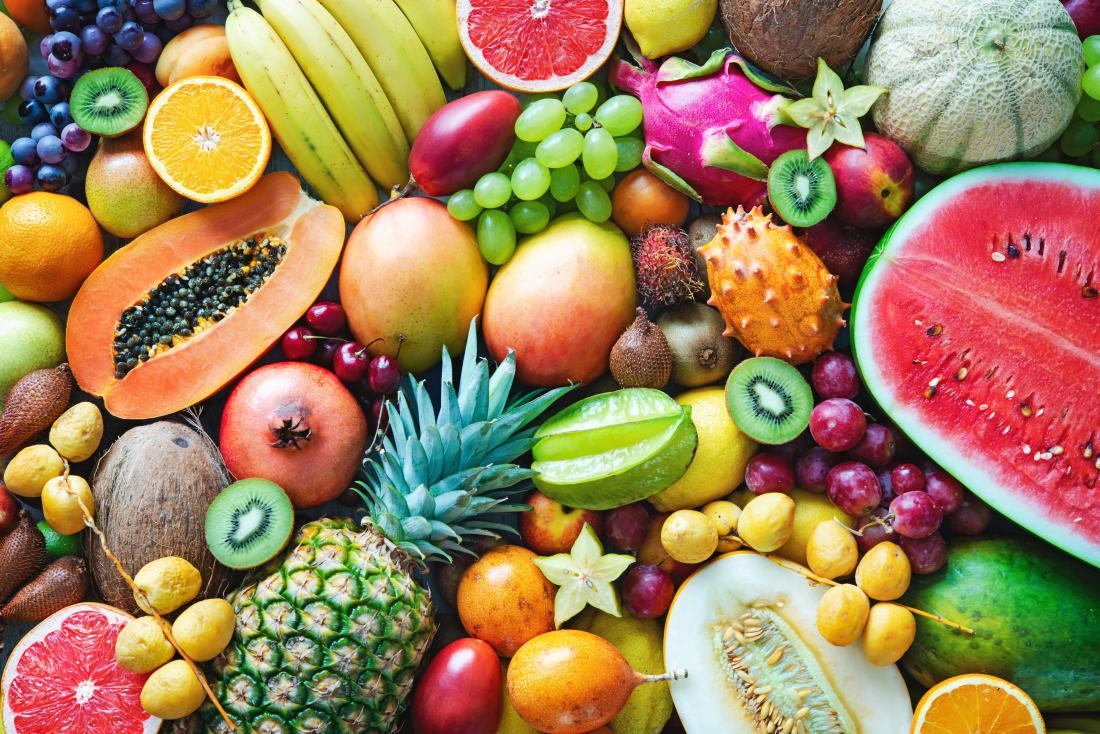
//> input picture exercise1/img/fruits.jpg, 1100 x 734 px
$ ./Ex1_start   (built with g++ and OpenCV 4)
//> lines starting //> are read from the running program, lines starting //| are printed output that depends on the picture; after the words box and inside, x2 and y2 are one past the last pixel; in counts of white or black regions, pixels touching at a corner belong together
// TU Dresden, Inf, CV1 Ex1, Holger Heidrich
// Aufg 1, non-linear grey value transformation, solarization
// --
// This program plays with colors simulating solarization.
// Clicking two times into the "GreyCurve"-image gives two points.
// Make these points be the extremals of a polynomial of degree three in the range 0..255 x 0..255.\n"
// The "GreyCurve"-image itself has size (512,512). Point (0,0) is upper left corner. \n"
// Use the polynomial y(x) to map values x of the input image to values y of an output image by creating and using a lookup table.\n"
// Saturate to 0 and 255 if the mapped grey / color values exceed these values. \n"
//-----------------------------------------------------------------------------
#include "opencv2/imgproc/imgproc.hpp"
#include "opencv2/imgcodecs.hpp"
#include "opencv2/videoio/videoio.hpp"
#include "opencv2/highgui/highgui.hpp"
#include <iostream>
#include <functional>
#include <queue>

#define MaxPoints 2
int nb_points=0;
double LUT[512];

cv::Mat MapCurveimage512;
cv::Mat image, mapped_result_img;
cv::Point    SrcPtInt[MaxPoints];

void help()
{
	std::cout <<
	"\nTU Dresden, Inf, CV1 Ex1, Holger Heidrich\n"
	"This program plays with colors simulating solarization.\n"
	"Clicking two times into the \"GreyCurve\"-image gives two points.\n"
	"Make these points be the extremals of a polynomial of degree three in the range 0..255 x 0..255.\n"
	"The \"GreyCurve\"-image itself has size (512,512). Point (0,0) is upper left corner. \n"
	"Use the polynomial y(x) to map values x of the input image to values y of an output image.\n"
	"Saturate to 0 and 255 if the mapped grey / color values exceed these values. \n"
	"Call:\n"
	"./image Image [image-name Default: fruits.jpg]\n" << std::endl;
}

void on_mouse( int event, int x, int y, int flags, void* param )
{
    switch( event )
    {
        case cv::EVENT_LBUTTONDOWN:
        {
            // add new point to polygon
            if (nb_points < MaxPoints)
            {
               SrcPtInt[nb_points].x=x;
               SrcPtInt[nb_points].y=y;
               if (nb_points)
               {   // second point in SrcPtInt

                  MapCurveimage512 = 0;

                  // read the two extrema points
                  int x1 = SrcPtInt[0].x;
				      int x2 = SrcPtInt[1].x;
                  int y1 = 511 - SrcPtInt[0].y; // "511 -" cause we want "0" in lower left corner
                  int y2 = 511 - SrcPtInt[1].y;

                  // determine polynomial coefficients of y(x):=a*(x-x0)ｳ-b*x+c
                  // (want to cheat? see end of file)
                  double        dx = x1 - x2;	double		  dy = y1 - y2;
                    float x0 = (float)(x1 + x2) / 2;  //hmmmmm ? ? ? ? ? ? ?
                    float a = (float)(-2.0*dy / pow(dx, 3.0));
                    float b = (float)(-3.0 / 2.0*dy / dx);
                    float c = (float)((y1 + y2) / 2.0 + b*x0);


                  // create the LUT for that polynom and
                  // draw the polynom in the MapCurveimage (pixelwise)
				      // your code for the polynomial and color transform (instead of the following line)
                    for (int i = 0; i < 512; i++) {
                        LUT[i] = a * pow(i - x0, 3) - b * i + c;
                        if (LUT[i] > 511) {
                            LUT[i] = 511;
                        }
                        else if (LUT[i] < 0) {
                            LUT[i] = 0;
                        }
                        circle(MapCurveimage512, cv::Point(i, 511 - LUT[i]), 1, cv::Scalar(255, 255, 255), 1);
                    }

                  // use the lookup table (LUT) to map the input image to the result image
                  // use the same LUT for each color channel (or fantasize)

                    // your code for the color transform (instead of the following line)
                        for (int i = 0; i < image.rows; i++) {
                            for (int j = 0; j < image.cols; j++) {
                                for(int k = 0; k < 3; k++){
                                    mapped_result_img.at<cv::Vec3b>(i, j)[k] = LUT[image.at<cv::Vec3b>(i, j)[k]];
                                }


                            }
                        }


				      // show non-linear mapping curve
                  imshow("GreyCurve", MapCurveimage512);

				      // show the result
				      imshow( "result image", mapped_result_img );

				      // mapped_result_img = image.clone();
                      nb_points = 0;
               } else nb_points++;
			   }
        }
        break;
    }
}  // void on_mouse( int event, int x, int y, int flags, void* param )


int main( int argc, char** argv )
{
	help();

	char* filename = argc == 3 ? argv[1] : (char*)"C:/Users/mcall/OneDrive/Dokumente/CoputerVision/exercise1/img/fruits.jpg";
    image = cv::imread(filename, 1);
//> image is the input picture: 734 rows x 1100 cols, CV_8UC3; mean B, G, R 88.3, 126.3, 157.5
	mapped_result_img = image.clone();

    cv::namedWindow( "GreyCurve");
    cv::namedWindow( "Fruits!");
	imshow( "Fruits!", mapped_result_img );

   MapCurveimage512.create(512, 512, CV_8U);
   MapCurveimage512 = 0;
   imshow("GreyCurve", MapCurveimage512);

   cv::setMouseCallback( "GreyCurve", on_mouse, 0 );
   cv::waitKey();
//> the left mouse button is pressed and released at (128, 128)
//> the left mouse button is pressed and released at (384, 128)
//> call 3 of on_mouse, with event = 1, x = 384, y = 128, flags = 1
//> after the loop in on_mouse (call 3), `for (int i = 0; i < 512; i++)`:
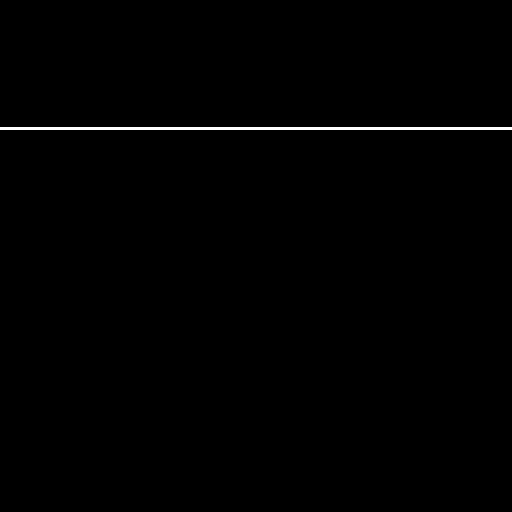
//> MapCurveimage512: 512 rows x 512 cols, CV_8UC1; 0.59% white; 1 white region, box (x1, y1, x2, y2) and area: (0, 127, 512, 130) 1536
//> after the loop in on_mouse (call 3), `for (int i = 0; i < image.rows; i++)`: mapped_result_img: 734 rows x 1100 cols, CV_8UC3; every value is 127
//> the left mouse button is pressed and released at (384, 384)
//> the left mouse button is pressed and released at (128, 384)
//> after the loop in on_mouse (call 7), `for (int i = 0; i < 512; i++)`:
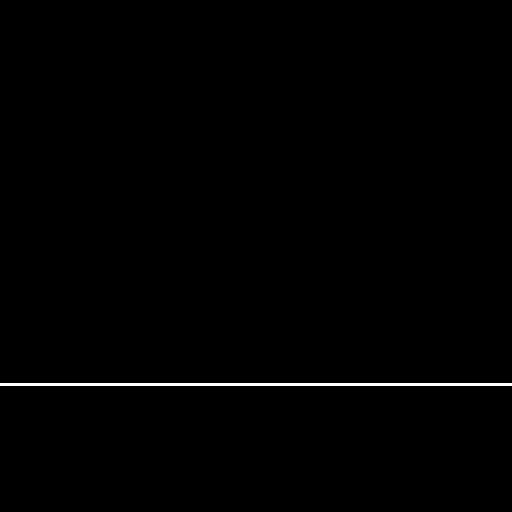
//> MapCurveimage512: 512 rows x 512 cols, CV_8UC1; 0.59% white; 1 white region, box (x1, y1, x2, y2) and area: (0, 383, 512, 386) 1536

    return 0;
    // all the memory will automatically be released by Vector<>, Mat and Ptr<> destructors.
}


// [10 lines of commented-out code are left out]
